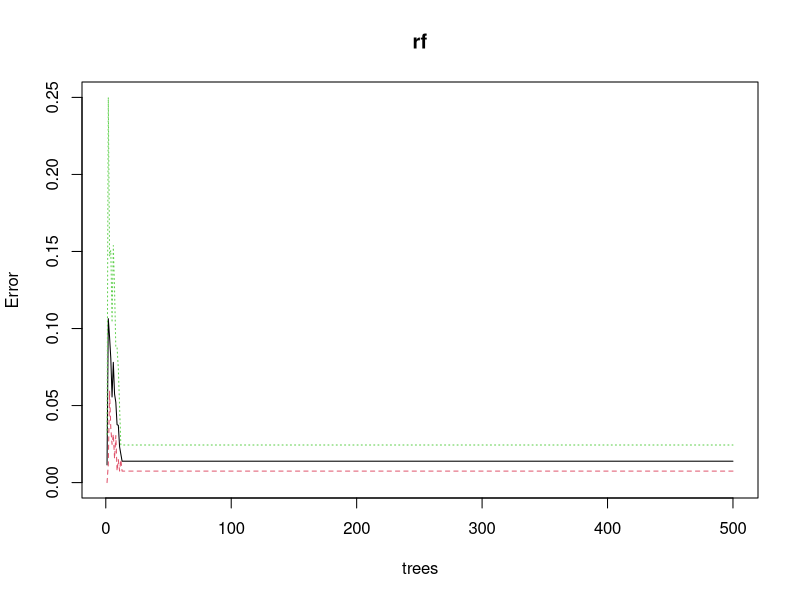
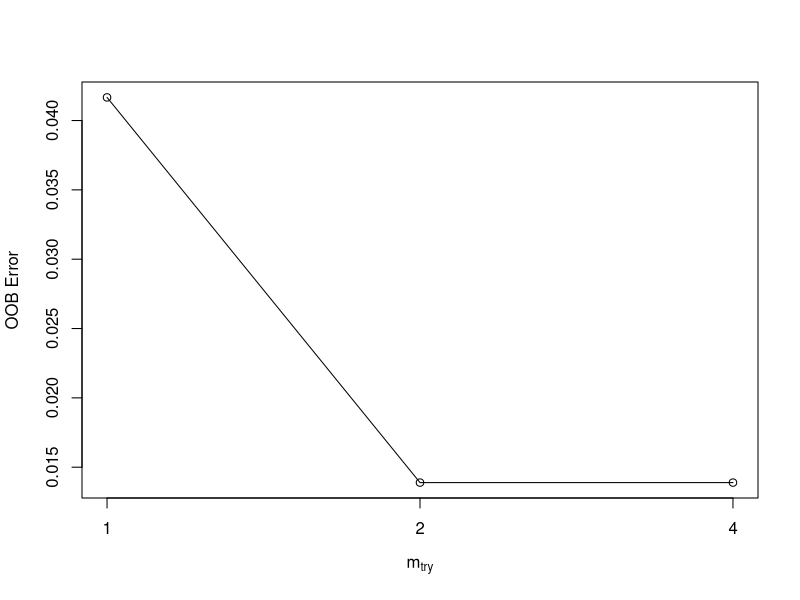
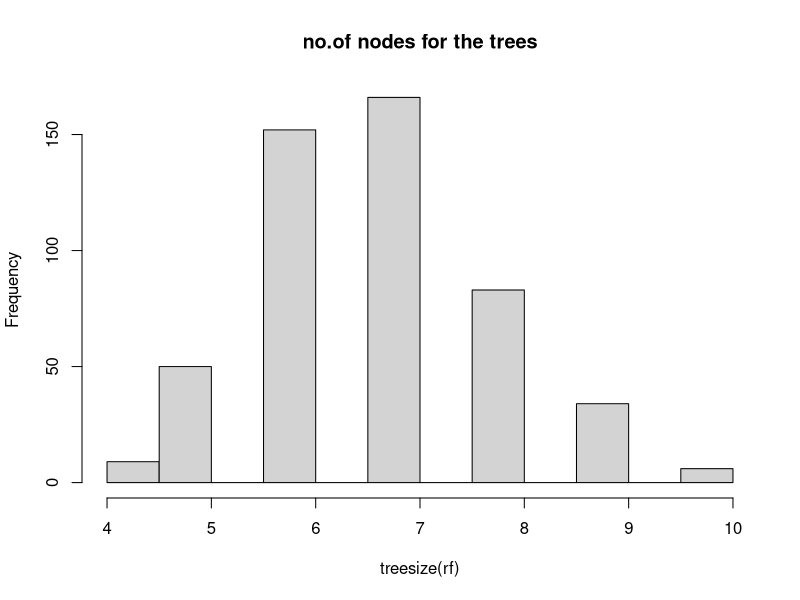
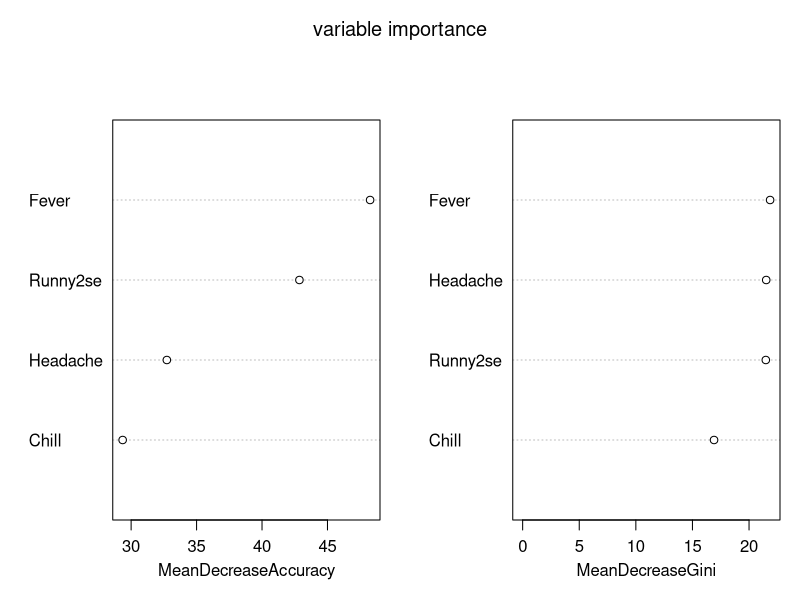
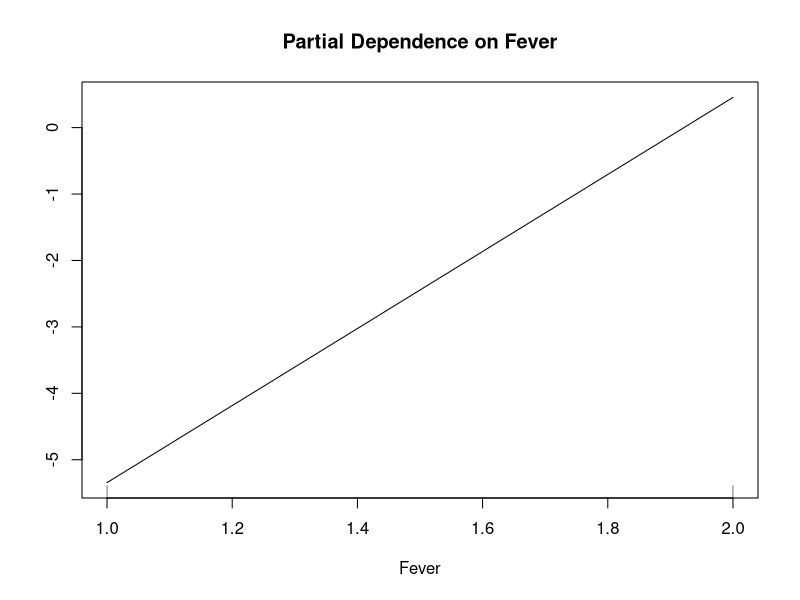
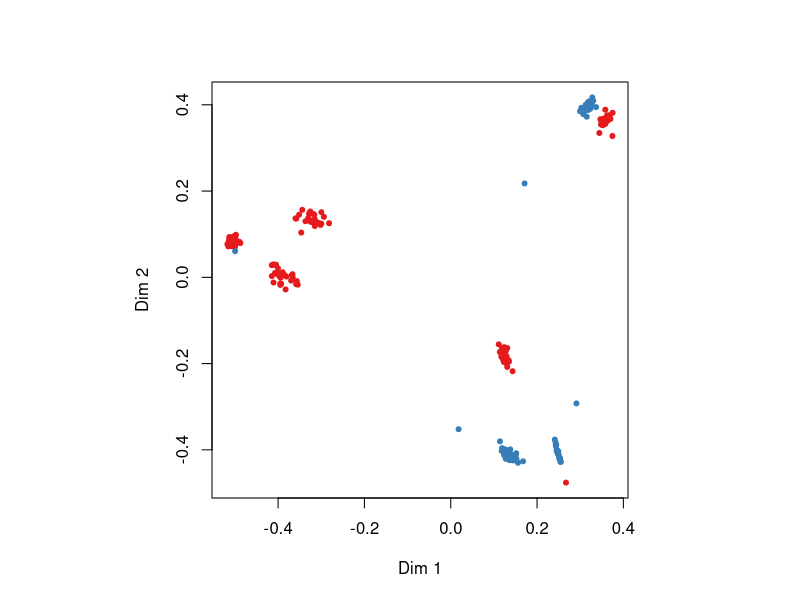

These figures' R source, in order: (Note: this script raises an error after producing the figures.)
data=read.csv("swineflu.csv")
str(data)
data$Swineflu=as.factor(data$Swineflu)
table(data$Swineflu)

#data partition
set.seed(123)
ind=sample(2,nrow(data),replace=TRUE,prob = c(0.7,0.3))
train=data[ind==1,]
test=data[ind==2,]


#Random forest
library(randomForest)
set.seed(222)
rf=randomForest(Swineflu~.,data = train,importance=TRUE,proximity=TRUE)
print(rf)
rf$confusion


#Prediction and confusion matrix - train data 
library(caret)
p1=predict(rf,train)
head(p1)
head(train$Swineflu)
confusionMatrix(p1,train$Swineflu)


#Prediction and confusion matrix - test data 
p2=predict(rf,test)
confusionMatrix(p2,test$Swineflu)

#Error rate of random forest
plot(rf)

#Tune mtry
t=tuneRF(train[,-5],train[,5],
       stepFactor = 0.5,
       plot = TRUE,
       ntreeTry = 300,
       trace = TRUE,
       improve = 0.05)


#no.of nodes for the trees
hist(treesize(rf),main = "no.of nodes for the trees")

#variable imporatnce
varImpPlot(rf,sort = T,main="variable importance")
importance(rf)
varUsed(rf)

#partial dependence plot
partialPlot(rf,train,Fever,"2")

#extract single tree
getTree(rf,1,labelVar = TRUE)

#multidimensional scaling plot of proximity matrix
MDSplot(rf,train$Swineflu)
########################################
#cross validation in random forest
    
rf.cv = rf.crossValidation(rf, train, p=0.10, n=99)
par(mfrow=c(1,2)) 
plot(rf.cv, type = "cv", main = "CV producers accuracy")
plot(rf.cv, type = "model", main = "Model producers accuracy")

# Plot cross validation verses model oob
par(mfrow=c(1,2)) 
plot(rf.cv, type = "cv", stat = "oob", main = "CV oob error")
plot(rf.cv, type = "model", stat = "oob", main = "Model oob error")	  



